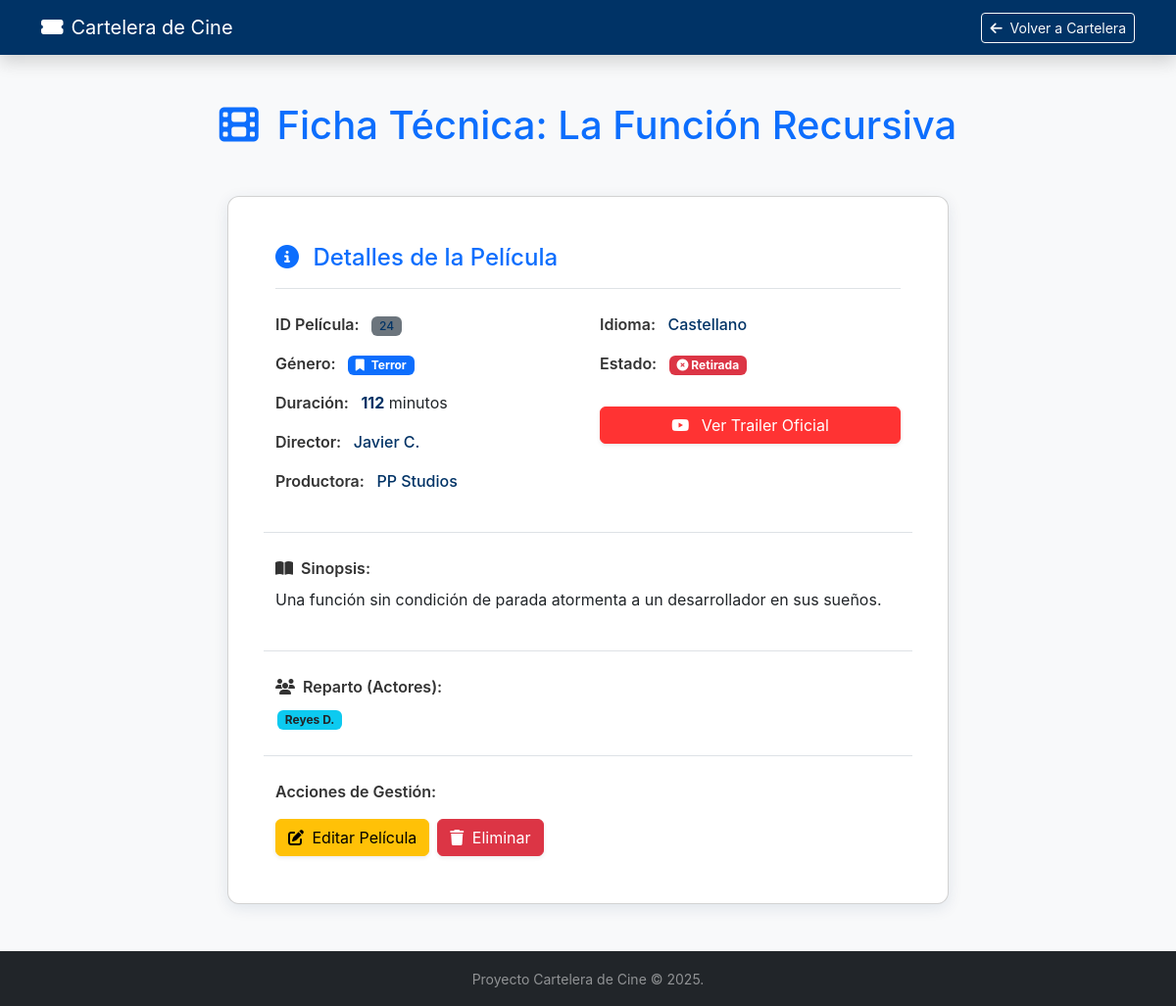
Page /peliculas/24 on the earlier database version.
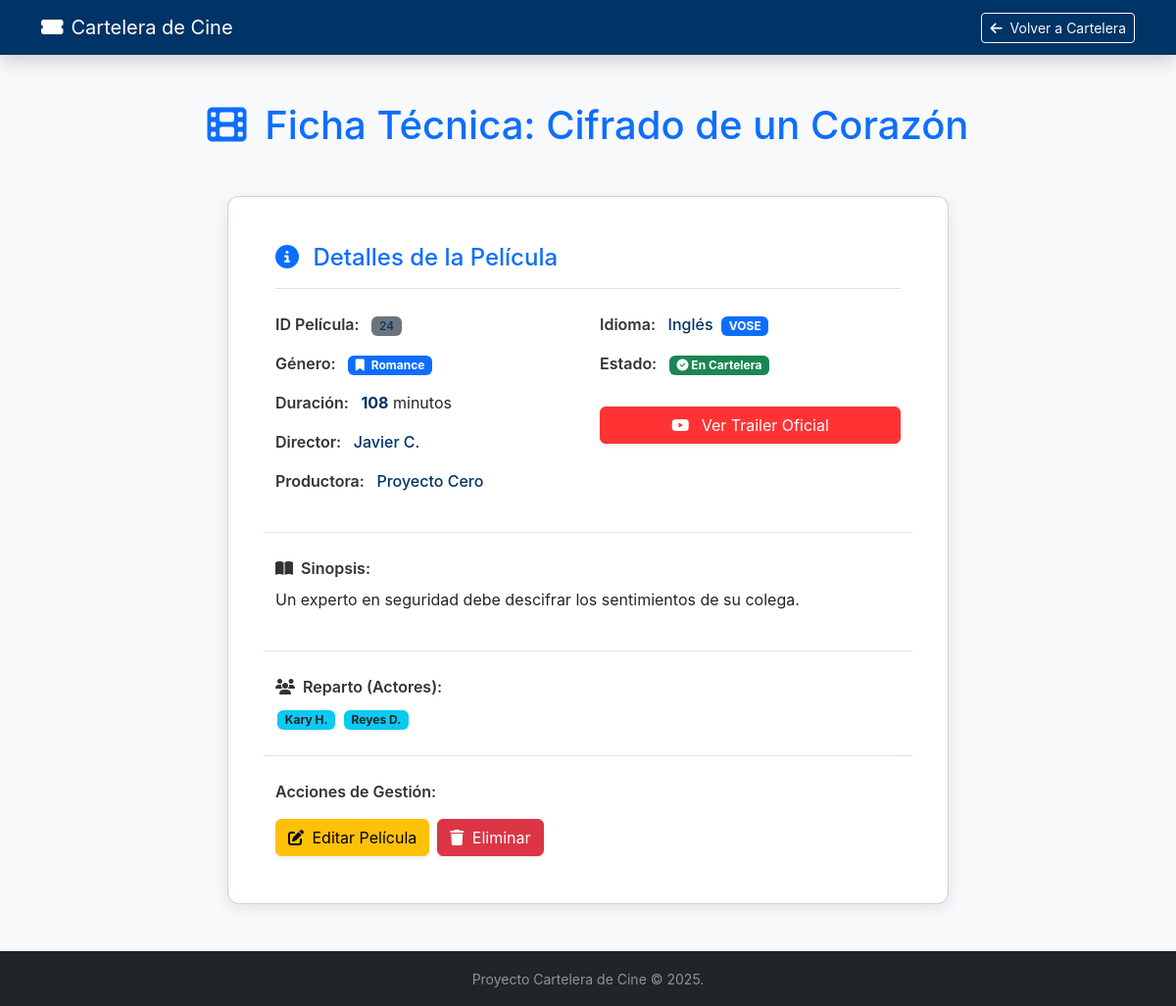
Same page on the later database version.
### app/models/pelicula.py (models this page shows, shortened)
class PeliculaORM(Base):
    __tablename__ = "peliculas"
    id: Mapped[int] = mapped_column(primary_key=True, autoincrement=True)
    titulo: Mapped[str] = mapped_column(String(255), nullable=False)
    genero_id: Mapped[int] = mapped_column(ForeignKey("generos.id"), nullable=False)
    duracion: Mapped[int] = mapped_column(Integer, nullable=False) # int, no float
    disponible: Mapped[bool] = mapped_column(Boolean, default=True, nullable=False)
    director: Mapped[str | None] = mapped_column(String(100), nullable=True)
    descripcion: Mapped[str | None] = mapped_column(String(1000), nullable=True)
    trailer: Mapped[str | None] = mapped_column(String(255), nullable=True)
    productora: Mapped[str | None] = mapped_column(String(100), nullable=True)
    idioma: Mapped[str | None] = mapped_column(String(50), nullable=True)
    vose: Mapped[bool | None] = mapped_column(Boolean, nullable=True)
    actores: Mapped[list[str] | None] = mapped_column(JSON, nullable=True)
    genero: Mapped["GeneroORM"] = relationship(back_populates="peliculas")

### app/models/genero.py (models this page shows, shortened)
class GeneroORM(Base):
    __tablename__ = "generos"
    id: Mapped[int] = mapped_column(primary_key=True, autoincrement=True)
    nombre: Mapped[str] = mapped_column(String(100), nullable=False, unique=True)
    descripcion: Mapped[str | None] = mapped_column(String(500), nullable=True)
    peliculas: Mapped[List["PeliculaORM"]] = relationship(
        back_populates="genero",
        cascade="all, delete-orphan" # Opcional: si borro un género, borra sus películas
    )

### app/routers/pelicula_router.py (the view)
@router.get("/{pelicula_id}", tags=["Web UI"])
def view_pelicula_detalle(pelicula_id: int, request: Request, db: Session = Depends(get_db)):
    pelicula = pelicula_service.get_pelicula_detalle(db, pelicula_id)
    if not pelicula:
        raise HTTPException(status_code=404, detail="Película no encontrada")
    return templates.TemplateResponse(
        "pelicula_detalle.html",
        {"request": request, "pelicula": pelicula}
    )

### templates/pelicula_detalle.html (shortened to what the changed rows need)
<!DOCTYPE html>
<html lang="es">
<head>
    <link href="https://cdn.jsdelivr.net/npm/bootstrap@5.3.3/dist/css/bootstrap.min.css" rel="stylesheet"
        xintegrity="sha384-QWTKZyjpPEjISv5WaRU9OFeRpok6YctnYmDr5pNlyT2bRjXh0JMhjY6hW+ALEwIH">
    <link rel="stylesheet" href="https://cdnjs.cloudflare.com/ajax/libs/font-awesome/6.5.2/css/all.min.css"
        xintegrity="sha512-SnH5WK+bZxgPHs44uWIX+LLMDJzL3gUq73K2qI90U8v8lC6W9lJvGvE8j+N5i3F3aH8O/2p1x9h6O2A1g==" />
</head>
<body>
    <main class="container my-5">
        <h1 class="text-center mb-5 text-primary-accent">
            <i class="fas fa-film me-2"></i> Ficha Técnica: {{ pelicula.titulo }}
        </h1>
        <div class="row justify-content-center">
            <div class="col-lg-10 col-xl-8">
                <div class="card p-4 p-md-5">
                    <div class="row g-4">
                        <div class="col-md-6">
                            <p class="mb-3">
                                <span class="detail-label">ID Película:</span>
                                <span class="badge bg-secondary data-value">{{ pelicula.id }}</span>
                            </p>
                            <p class="mb-3">
                                <span class="detail-label">Género:</span>
                                <span class="badge bg-primary">
                                    <i class="fas fa-bookmark me-1"></i> {{ pelicula.genero.nombre if pelicula.genero else 'Sin Género' }}
                                </span>
                            </p>
                            <p class="mb-3">
                                <span class="detail-label">Duración:</span>
                                <span class="data-value fw-bold">{{ pelicula.duracion }}</span> minutos
                            </p>
                            <p class="mb-3">
                                <span class="detail-label">Director:</span>
                                <span class="data-value">{{ pelicula.director if pelicula.director else 'Desconocido' }}</span>
                            </p>
                            <p class="mb-3">
                                <span class="detail-label">Productora:</span>
                                <span class="data-value">{{ pelicula.productora if pelicula.productora else 'N/A' }}</span>
                            </p>
                        </div>
                        <div class="col-md-6">
                            <p class="mb-3">
                                <span class="detail-label">Idioma:</span>
                                <span class="data-value">{{ pelicula.idioma if pelicula.idioma else 'N/A' }}</span>
                                {% if pelicula.vose %}<span class="badge bg-primary ms-1">VOSE</span>{% endif %}
                            </p>
                            <p class="mb-3">
                                <span class="detail-label">Estado:</span>
                                {% if pelicula.disponible %}
                                    <span class="badge bg-success"><i class="fas fa-check-circle"></i> En Cartelera</span>
                                {% else %}
                                    <span class="badge bg-danger"><i class="fas fa-times-circle"></i> Retirada</span>
                                {% endif %}
                            </p>
                        </div>
                        <div class="col-12 border-top pt-4">
                            <p class="detail-label mb-2"><i class="fas fa-book-open me-1"></i> Sinopsis:</p>
                            <p>{{ pelicula.descripcion if pelicula.descripcion else 'Descripción no proporcionada.' }}</p>
                        </div>
                        <div class="col-12 border-top pt-4">
                            <p class="detail-label mb-2"><i class="fas fa-users me-1"></i> Reparto (Actores):</p>
                            {% if pelicula.actores and pelicula.actores|length > 0 %}
                                {% for actor in pelicula.actores %}
                                    <span class="badge bg-info text-dark actor-badge">{{ actor }}</span>
                                {% endfor %}
                            {% else %}
                                <p class="text-muted small">No hay información de reparto disponible.</p>
                            {% endif %}
                        </div>
                    </div>
                </div>
            </div>
        </div>
    </main>
</body>
</html>

Differences in the rows shown:
no longer on this page (row unchanged): GeneroORM: genero "Terror"
changed PeliculaORM "Javier C.": titulo "La Función Recursiva" → "Cifrado de un Corazón"; duracion "112" → "108"; productora "PP Studios" → "Proyecto Cero"; idioma "Castellano" → "Inglés"; vose False → True (drawn); disponible False → True (drawn); descripcion "Una función sin condición de parada atormenta a un desarrollador en sus sueños." → "Un experto en seguridad debe descifrar los sentimientos de su colega."; actores "[\"Reyes D.\"]" → "[\"Kary H.\", \"Reyes D.\"]" (drawn)
now on this page (row unchanged): GeneroORM: genero "Romance"
Other differences:
text no longer shown: "Retirada"
text now shown: "VOSE En Cartelera"
new list line: "Kary H."
